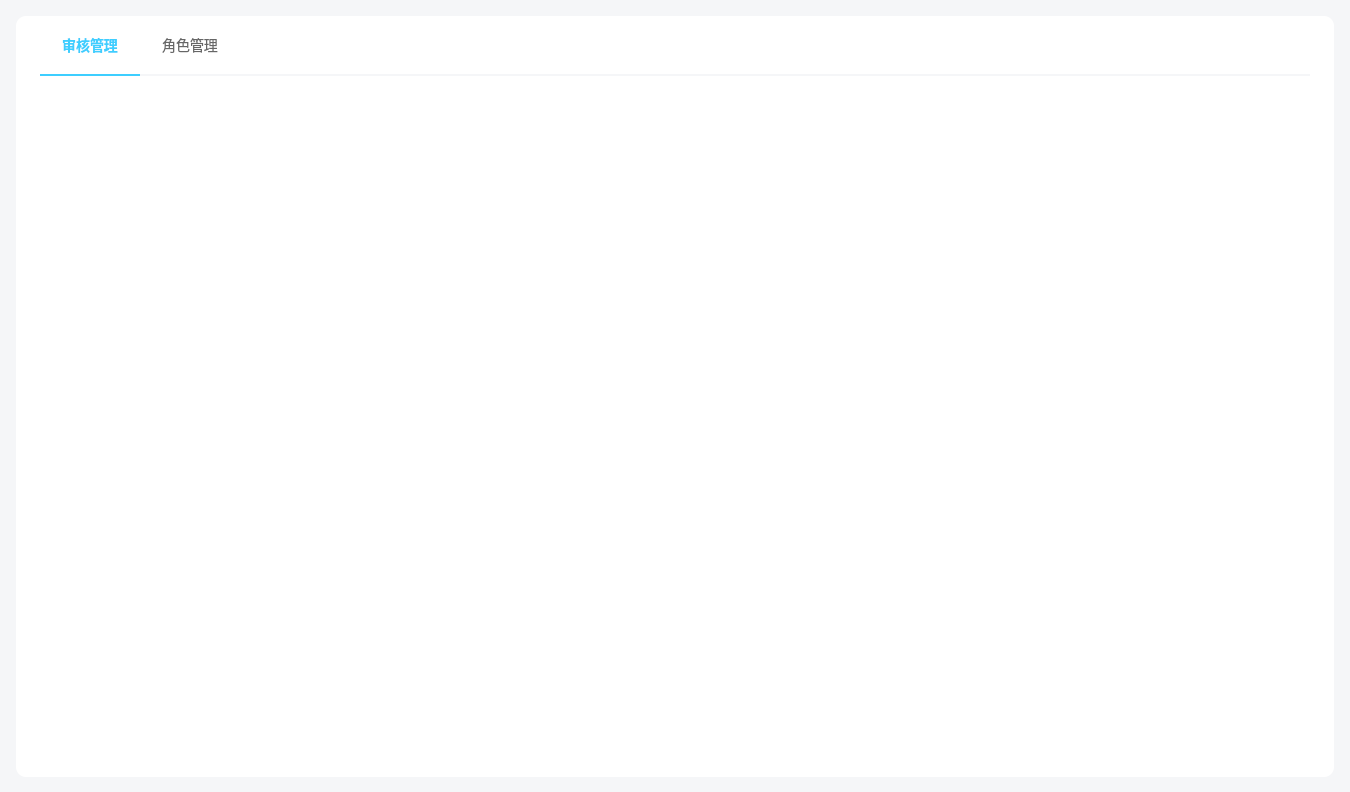
<?xml version="1.0" encoding="UTF-8"?>
<ui version="4.0">
 <class>AdminWidget</class>
 <widget class="QWidget" name="AdminWidget">
  <property name="geometry">
   <rect>
    <x>0</x>
    <y>0</y>
    <width>1350</width>
    <height>792</height>
   </rect>
  </property>
  <property name="windowTitle">
   <string>Form</string>
  </property>
  <layout class="QHBoxLayout" name="horizontalLayout">
   <property name="spacing">
    <number>0</number>
   </property>
   <property name="leftMargin">
    <number>0</number>
   </property>
   <property name="topMargin">
    <number>0</number>
   </property>
   <property name="rightMargin">
    <number>0</number>
   </property>
   <property name="bottomMargin">
    <number>0</number>
   </property>
   <item>
    <widget class="QWidget" name="backgroundWidget" native="true">
     <property name="styleSheet">
      <string notr="true">#backgroundWidget{
    background-color : #F5F6F8;
}</string>
     </property>
     <layout class="QHBoxLayout" name="horizontalLayout_2">
      <property name="spacing">
       <number>0</number>
      </property>
      <property name="leftMargin">
       <number>16</number>
      </property>
      <property name="topMargin">
       <number>16</number>
      </property>
      <property name="rightMargin">
       <number>16</number>
      </property>
      <property name="bottomMargin">
       <number>15</number>
      </property>
      <item>
       <widget class="QWidget" name="container" native="true">
        <property name="styleSheet">
         <string notr="true">#container{
    background-color : #FFFFFF;
    border-radius : 10px;
}</string>
        </property>
        <layout class="QVBoxLayout" name="verticalLayout">
         <property name="spacing">
          <number>15</number>
         </property>
         <property name="leftMargin">
          <number>24</number>
         </property>
         <property name="topMargin">
          <number>0</number>
         </property>
         <property name="rightMargin">
          <number>24</number>
         </property>
         <property name="bottomMargin">
          <number>0</number>
         </property>
         <item>
          <widget class="QFrame" name="btnBox">
           <property name="minimumSize">
            <size>
             <width>0</width>
             <height>60</height>
            </size>
           </property>
           <property name="maximumSize">
            <size>
             <width>16777215</width>
             <height>60</height>
            </size>
           </property>
           <property name="styleSheet">
            <string notr="true">#btnBox{
    border : none;
    border-bottom: 2px solid #F5F6F8;
}</string>
           </property>
           <property name="frameShape">
            <enum>QFrame::Shape::StyledPanel</enum>
           </property>
           <property name="frameShadow">
            <enum>QFrame::Shadow::Raised</enum>
           </property>
           <layout class="QHBoxLayout" name="horizontalLayout_3">
            <property name="spacing">
             <number>0</number>
            </property>
            <property name="leftMargin">
             <number>0</number>
            </property>
            <property name="topMargin">
             <number>0</number>
            </property>
            <property name="rightMargin">
             <number>0</number>
            </property>
            <property name="bottomMargin">
             <number>0</number>
            </property>
            <item>
             <widget class="QPushButton" name="checkBtn">
              <property name="minimumSize">
               <size>
                <width>100</width>
                <height>60</height>
               </size>
              </property>
              <property name="maximumSize">
               <size>
                <width>100</width>
                <height>60</height>
               </size>
              </property>
              <property name="styleSheet">
               <string notr="true">#checkBtn{
    background-color : #FFFFFF;
    font-family : 微软雅黑;
    font-size : 14px;
    color : #3ECEFF;
    font-weight : bold;
    border : none;
    border-bottom: 2px solid #3ECEFF;
}</string>
              </property>
              <property name="text">
               <string>审核管理</string>
              </property>
             </widget>
            </item>
            <item>
             <widget class="QPushButton" name="roleBtn">
              <property name="minimumSize">
               <size>
                <width>100</width>
                <height>60</height>
               </size>
              </property>
              <property name="maximumSize">
               <size>
                <width>100</width>
                <height>60</height>
               </size>
              </property>
              <property name="styleSheet">
               <string notr="true">#roleBtn{
    background-color : #FFFFFF;
    font-family : 微软雅黑;
    font-size : 14px;
    color : #666666;
    border:none;
    border-bottom: 2px solid #F5F6F8;
}</string>
              </property>
              <property name="text">
               <string>角色管理</string>
              </property>
             </widget>
            </item>
            <item>
             <spacer name="horizontalSpacer">
              <property name="orientation">
               <enum>Qt::Orientation::Horizontal</enum>
              </property>
              <property name="sizeHint" stdset="0">
               <size>
                <width>1067</width>
                <height>20</height>
               </size>
              </property>
             </spacer>
            </item>
           </layout>
          </widget>
         </item>
         <item>
          <widget class="QWidget" name="pageBox" native="true">
           <property name="styleSheet">
            <string notr="true"/>
           </property>
           <widget class="CheckTable" name="checkTable" native="true">
            <property name="geometry">
             <rect>
              <x>0</x>
              <y>0</y>
              <width>1270</width>
              <height>686</height>
             </rect>
            </property>
            <property name="styleSheet">
             <string notr="true"/>
            </property>
           </widget>
           <widget class="RoleTable" name="roleTable" native="true">
            <property name="geometry">
             <rect>
              <x>0</x>
              <y>0</y>
              <width>1270</width>
              <height>686</height>
             </rect>
            </property>
            <property name="styleSheet">
             <string notr="true"/>
            </property>
           </widget>
           <zorder>roleTable</zorder>
           <zorder>checkTable</zorder>
          </widget>
         </item>
        </layout>
       </widget>
      </item>
     </layout>
    </widget>
   </item>
  </layout>
 </widget>
 <customwidgets>
  <customwidget>
   <class>CheckTable</class>
   <extends>QWidget</extends>
   <header location="global">checktable.h</header>
   <container>1</container>
  </customwidget>
  <customwidget>
   <class>RoleTable</class>
   <extends>QWidget</extends>
   <header location="global">roletable.h</header>
   <container>1</container>
  </customwidget>
 </customwidgets>
 <resources/>
 <connections/>
</ui>
